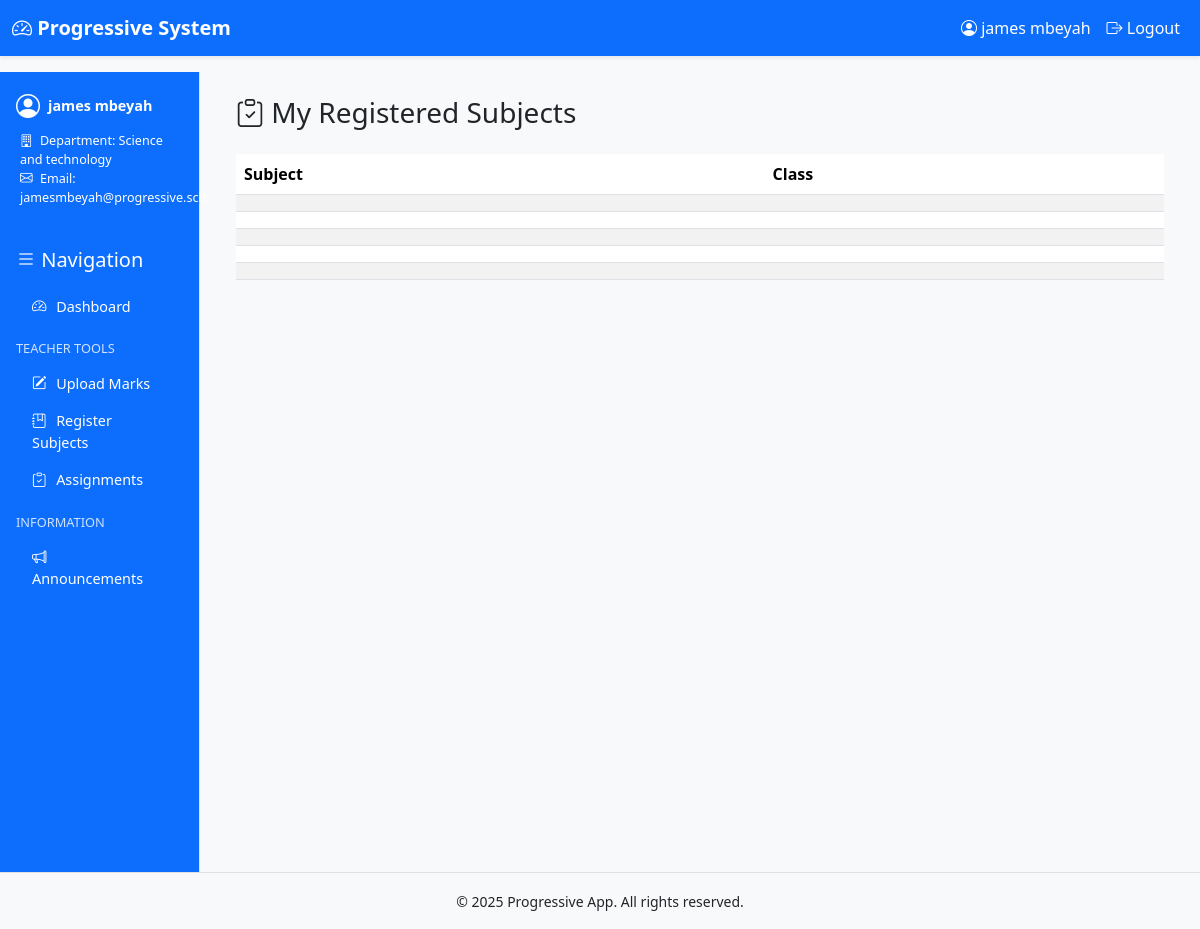
The app's page /teachers/manage_subjects/ (signed in) with its own data.
### progressive_app/models.py (models this page shows, shortened)
class User(AbstractUser):
    ROLE_CHOICES = [
        ("admin", "Admin"),
        ("teacher", "Teacher"),
        ("student", "Student"),
    ]
    role = models.CharField(max_length=20, choices=ROLE_CHOICES)
    admission_number = models.CharField(max_length=20, blank=True, null=True, unique=True)
    department = models.ForeignKey("Department", on_delete=models.SET_NULL, null=True, blank=True)
    course = models.ForeignKey("Course", on_delete=models.SET_NULL, null=True, blank=True)
    school_class = models.ForeignKey("SchoolClass", on_delete=models.SET_NULL, null=True, blank=True)
    semester = models.ForeignKey("Semester", on_delete=models.SET_NULL, null=True, blank=True)

class Department(models.Model):
    name = models.CharField(max_length=100, unique=True)

class Subject(models.Model):
    name = models.CharField(max_length=100)
    course = models.ForeignKey(Course, on_delete=models.CASCADE, related_name="subjects")

### progressive_app/views.py (the view, shortened to what this page needs)
# urls.py: path("teachers/manage_subjects/", views.teacher_subjects_manage, name="teacher_subjects_manage"),
@login_required
def teacher_subjects_manage(request):
    if not require_role(request.user, ["teacher", "admin"]):
        return forbid_or_redirect_login(request)
    context = {
        "subjects": Subject.objects.select_related("course").order_by("name"),
        "classes": SchoolClass.objects.select_related("course").order_by("name"),
        "teachers": User.objects.filter(role="teacher").order_by("username"),
        "is_admin": request.user.role == "admin",
    }
    existing = TeacherSubject.objects.select_related("teacher", "subject", "school_class")
    if request.user.role == "teacher":
        existing = existing.filter(teacher=request.user)
    context["existing"] = existing
    return render(request, "teachers/teacher_subjects_manage.html", context)

### progressive_app/views.py (called while the page is built)
def require_role(user, allowed_roles):
    return user.is_authenticated and user.role in allowed_roles

### progressive_app/templates/teachers/teacher_subjects_manage.html (shortened to what this page needs)
{% extends 'base.html' %}
{% block content %}
<div class="container">
  <h3 class="mb-4"><i class="bi bi-clipboard-check"></i> My Registered Subjects</h3>
  <table class="table table-striped">
    <thead>
      <tr>
        <th>Subject</th>
        <th>Class</th>
      </tr>
    </thead>
    <tbody>
      {% for ts in subjects %}
      <tr>
        <td>{{ ts.subject.name }}</td>
        <td>{{ ts.school_class.name }}</td>
      </tr>
      {% empty %}
      <tr><td colspan="2" class="text-muted">No subjects registered yet.</td></tr>
      {% endfor %}
    </tbody>
  </table>
</div>
{% endblock %}

### progressive_app/templates/base.html (shortened to what this page needs)
{% load static %}
<!doctype html>
<html lang="en">
  <head>
    <link href="https://cdn.jsdelivr.net/npm/bootstrap@5.3.2/dist/css/bootstrap.min.css" rel="stylesheet">
    <link href="https://cdn.jsdelivr.net/npm/bootstrap-icons@1.11.1/font/bootstrap-icons.css" rel="stylesheet">
    <link rel="stylesheet" href="{% static 'css/theme.css' %}">
  </head>
<body class="d-flex flex-column min-vh-100">
    <nav class="navbar navbar-expand-lg shadow-sm bg-light">
      <div class="container-fluid">
        <a class="navbar-brand" href="{% url 'progressive_app:dashboard' %}">
          <i class="bi bi-speedometer2"></i> Progressive System
        </a>
        <div class="collapse navbar-collapse" id="navbarNav">
          <ul class="navbar-nav ms-auto">
            {% if user.is_authenticated %}
              <li class="nav-item">
                <span class="nav-link">
                  <i class="bi bi-person-circle"></i> {{ user.first_name }} {{ user.last_name }}
                </span>
              </li>
              <li class="nav-item">
                <a class="nav-link text-warning" href="{% url 'progressive_app:logout' %}">
                  <i class="bi bi-box-arrow-right"></i> Logout
                </a>
              </li>
            {% else %}
              <li class="nav-item">
                <a class="nav-link" href="{% url 'progressive_app:login' %}">
                  <i class="bi bi-box-arrow-in-right"></i> Login
                </a>
              </li>
            {% endif %}
          </ul>
        </div>
      </div>
    </nav>
   <div class="container-fluid flex-grow-1">
      <div class="row min-vh-100">
        <div class="col-md-3 col-lg-2 sidebar bg-primary text-white p-3 d-flex flex-column">
          <div class="profile-box mb-4">
            <div class="d-flex align-items-center mb-2">
              <i class="bi bi-person-circle fs-4 me-2"></i>
              <span class="fw-bold">{{ user.first_name }} {{ user.last_name }}</span>
            </div>
            <ul class="list-unstyled small ms-1">
              {% if user.role == 'student' %}
                <li><i class="bi bi-card-list me-1"></i> Admission: {{ user.admission_number }}</li>
                <li><i class="bi bi-collection me-1"></i> Class: {{ user.school_class.name }}</li>
                <li><i class="bi bi-building me-1"></i> Department: {{ user.department.name }}</li>
                <li><i class="bi bi-journal-bookmark me-1"></i> Course: {{ user.course.name }}</li>
              {% elif user.role == 'teacher' %}
                <li><i class="bi bi-building me-1"></i> Department: {{ user.department.name }}</li>
                <li><i class="bi bi-envelope me-1"></i> Email: {{ user.email }}</li>
              {% elif user.role == 'admin' %}
                <li><i class="bi bi-shield-lock me-1"></i> Role: Admin</li>
                <li><i class="bi bi-envelope me-1"></i> Email: {{ user.email }}</li>
              {% endif %}
            </ul>
          </div>
          <h5 class="mb-3"><i class="bi bi-list"></i> Navigation</h5>
          <div class="list-group list-group-flush flex-grow-1">
            <a href="{% url 'progressive_app:dashboard' %}" class="list-group-item list-group-item-action bg-primary text-white">
              <i class="bi bi-speedometer2"></i> Dashboard
            </a>
            {% if user.role == 'teacher' %}
              <h6 class="mt-3 mb-2">Teacher Tools</h6>
              <a href="{% url 'progressive_app:upload_marks' %}" class="list-group-item bg-primary text-white"><i class="bi bi-pencil-square"></i> Upload Marks</a>
              <a href="{% url 'progressive_app:register_subjects' %}" class="list-group-item bg-primary text-white"><i class="bi bi-journal-bookmark"></i> Register Subjects</a>
              <a href="{% url 'progressive_app:teacher_subjects_manage' %}" class="list-group-item bg-primary text-white"><i class="bi bi-clipboard-check"></i> Assignments</a>
            {% endif %}
            <h6 class="mt-3 mb-2">Information</h6>
            <a href="{% url 'progressive_app:announcements_list' %}" class="list-group-item bg-primary text-white"><i class="bi bi-megaphone"></i> Announcements</a>
          </div>
        </div>
        <main class="col-md-9 col-lg-10 p-4">
          {% block content %}{% endblock %}
        </main>
      </div>
    </div>
    <footer class="bg-light text-center py-3 border-top mt-auto">
      <small>&copy; {% now "Y" %} Progressive App. All rights reserved.</small>
    </footer>
  </body>
</html>

### static/css/theme.css (style rules this page uses)
:root { --prog-blue: #0d6efd; }
a { text-decoration: none; }
body { font-family: "Segoe UI", Roboto, Helvetica, Arial, sans-serif; background-color: #f8f9fa; }
.navbar { background-color: #0d6efd !important; }
.navbar-brand { font-weight: bold; color: #fff !important; }
.navbar .nav-link { color: #fff !important; }
.sidebar { min-height: 100vh; border-right: 1px solid #dee2e6; background-color: #0d6efd; }
.sidebar h5, .sidebar h6 { color: #fff; }
.list-group-item { background-color: #0d6efd; color: #fff; border: none; }
.list-group-item i { margin-right: 6px; }
.sidebar { font-size: 0.9rem; }
.sidebar .list-group-item { background-color: #0d6efd; color: #fff; border: none; }
.sidebar h6 { font-size: 0.8rem; text-transform: uppercase; margin-top: 1rem; margin-bottom: 0.5rem; color: #cfe2ff; }

### records on screen
User: first_name "james", last_name "mbeyah", department.name "Science and technology", email "jamesmbeyah@progressive.sch"
